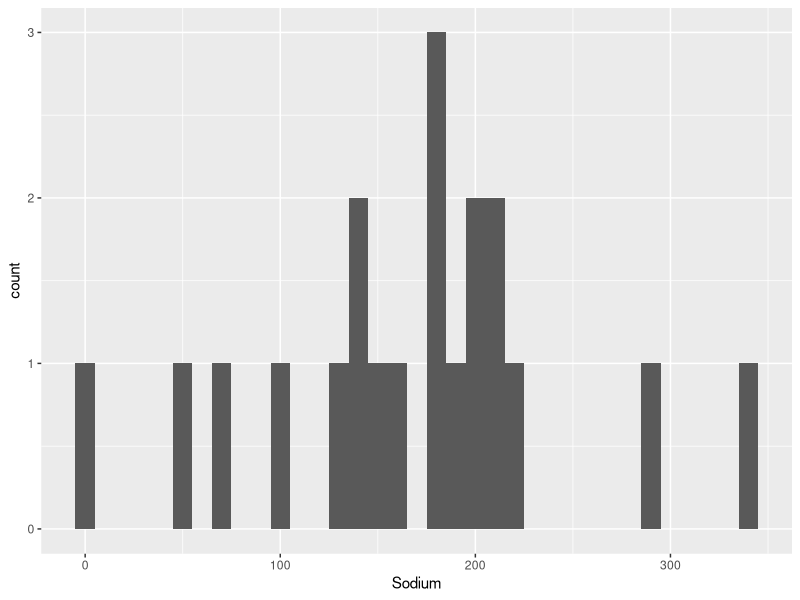
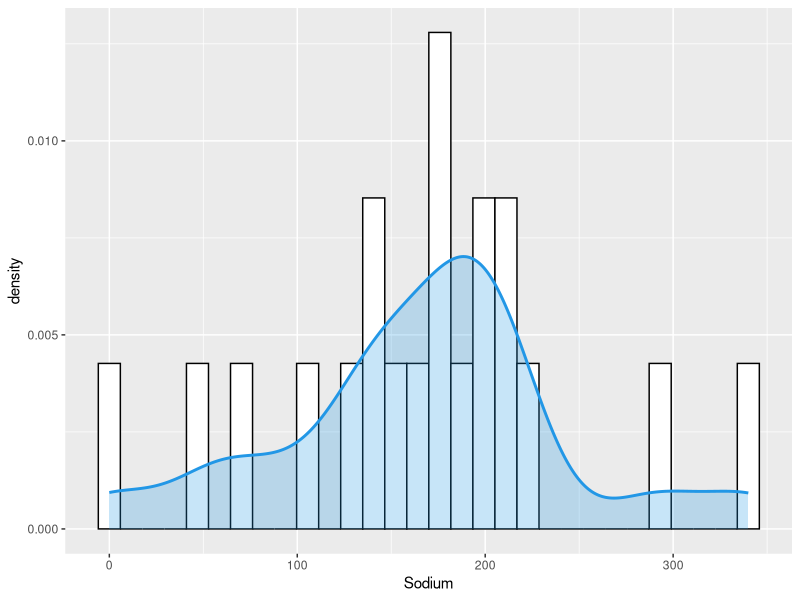
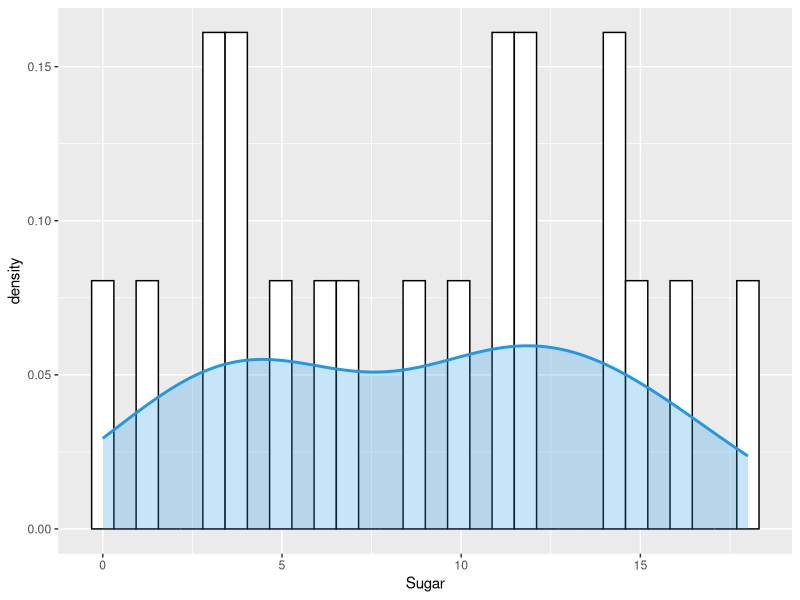
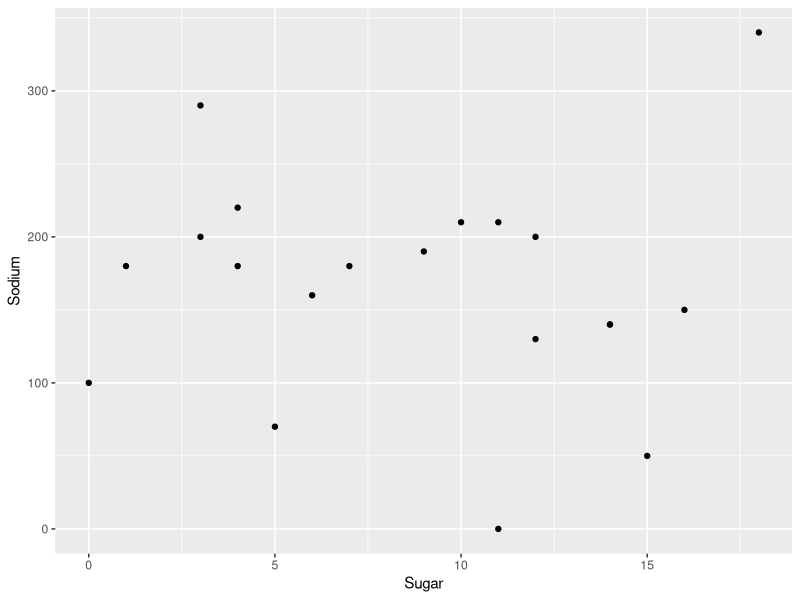
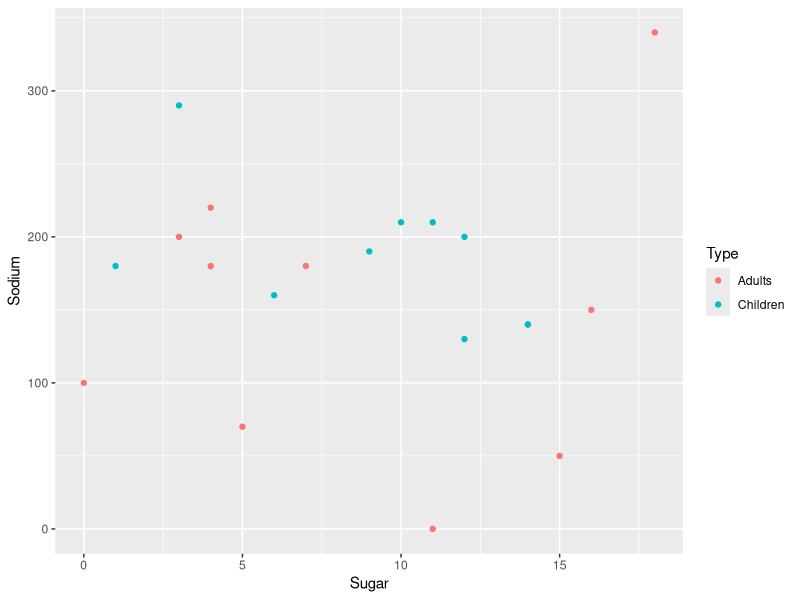

R code for these plots, in order:
## ---- chunk 1
 #| label: setup
 #| warning: false
 #| message: false

 library(tidyverse)
 library(ggplot2)

 knitr::opts_chunk$set(echo = TRUE, warning=FALSE, message=FALSE)
## ---- chunk 2
 data <- read_csv("_data/cereal.csv")
 view(data)
## ---- chunk 3
 cereal <- mutate(data, `Type` = recode(`Type`,
     "A" = "Adults",
     "C" = "Children"
 ))
## ---- chunk 4
 ggplot(cereal, aes(x=Sodium)) +
 geom_histogram(binwidth = 10)
## ---- chunk 5
 ggplot(cereal, aes(Sodium)) + 
   geom_histogram(aes(y = ..density..), colour = 1, fill = "white") +
   geom_density(lwd = 1, colour = 4,
               fill = 4, alpha = 0.25)
   labs(title = "Sodium Content by Cereal Brand", x = "Sodium")
## ---- chunk 6
 ggplot(cereal, aes(Sugar)) + 
   geom_histogram(aes(y = ..density..), colour = 1, fill = "white") +
   geom_density(lwd = 1, colour = 4,
               fill = 4, alpha = 0.25)
   labs(title = "Sugar Content by Cereal Brand", x = "Sugar")
## ---- chunk 7
 ggplot(cereal, aes(x=Sugar, y=Sodium)) +
   geom_point()
## ---- chunk 8
 ggplot(cereal,aes(x=Sugar,y=Sodium,col=Type))+
   geom_point()
